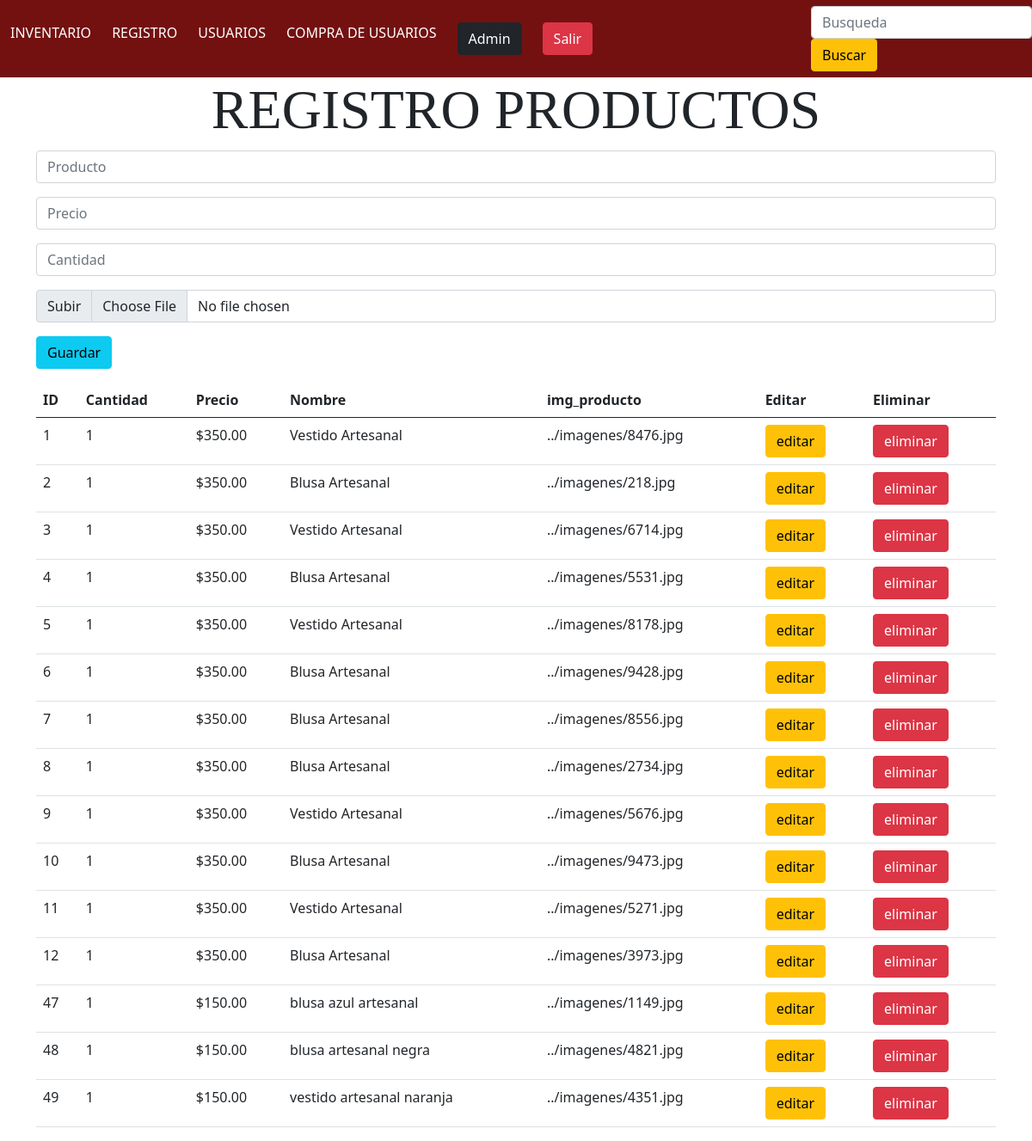
/inventario/index.php (signed in), run on the app's committed database.
### tables this page shows
CREATE TABLE `inventario` (
  `pk_inventario` int(11) NOT NULL,
  `cantidad` int(11) DEFAULT 0,
  `nombre_producto` varchar(25) DEFAULT NULL,
  `precio` decimal(6,3) DEFAULT NULL,
  `fk_usuario` int(11) DEFAULT NULL,
  `img_producto` varchar(200) DEFAULT NULL,
  `categorias_id` int(11) NOT NULL
);

### inventario/index.php (the view, shortened to what this page needs)
<?php
require ('../db/conexion.php');
$sel = $con->query("SELECT `pk_inventario`, `cantidad`, `nombre_producto`, `precio`, `img_producto`  FROM `inventario`");
?>
<!DOCTYPE html>
<html lang="en">
<head>
    <link rel="stylesheet" href="../css/main.css">
    <link href="https://cdn.jsdelivr.net/npm/bootstrap@5.0.2/dist/css/bootstrap.min.css" rel="stylesheet"
>
</head>
<body>
  <header class="header">
            <ul class="nav">
                    <li><a href="../admin/index.php">INVENTARIO</a></li>
                <li><a href="http://localhost/ProyectoPagWeb/Inventario/index.php">REGISTRO</a></li>
                <li><a href="http://localhost/ProyectoPagWeb/usuarios/index.php">USUARIOS</a></li>
                <li><a href="http://localhost/ProyectoPagWeb/comprasUsuarios/">COMPRA DE USUARIOS</a></li>
                    <li class="nav-item">
                        <a class="nav-link active"
                        aria-current="page"
                        href="../perfilUsuario?id='<?php echo trim($_SESSION['id'])?>'">
                            <span class="btn btn-dark">
                                <?php echo $_SESSION['nombre'];?>
                            </span>
                        </a>
                    </li>
                    <li class="nav-item">
                        <a class="nav-link active"
                        aria-current="page"
                        href="../includes/salir.php">
                            <span class="btn btn-danger">
                                Salir
                            </span>
                        </a>
                    </li>
            </ul>
         <br>
        <form class="form-inline my-2 my-lg-0">
          <input class="form-control" type="search" placeholder="Busqueda" aria-label="Search">
          <button class="btn btn-warning" type="submit">Buscar</button>
        </form>
        </header>
    <main class="container">
        <h1 class="display-3 text-center">REGISTRO PRODUCTOS</h1>
        <div class="row">
            <div class="col  ">
                <form action="guardar.php"  autocomplete="off"  method="POST"  enctype="multipart/form-data">
                    <div class="form-group mb-3" >
                        <input type="text" name="producto" placeholder="Producto" class="form-control" >
                    </div>
                    <div class="form-group mb-3" >
                        <input type="number" name="precio" placeholder="Precio" step="0.01" class="form-control" >
                    </div>
                    <div class="form-group mb-3" >
                        <input type="numer" name="cantidad" placeholder="Cantidad" class="form-control" >
                    </div>
                    <div class="input-group mb-3">
                        <label class="input-group-text">Subir</label>
                        <input type="file" class="form-control"  name="foto">
                    </div>
                    <div class="form-group mb-3" >
                        <input type="submit" value="Guardar"  class="btn btn-info" >
                    </div>
                </form>
            <div>
            <div class="col ">
                <div class="table-responsive">
                    <table class="table table-hover">
                        <thead>
                            <tr>
                                <th scope="col">ID</th>
                                <th scope="col">Cantidad</th>
                                <th scope="col">Precio</th>
                                <th scope="col">Nombre</th>
                                <th scope="col">img_producto </th>
                                <th scope="col">Editar</th>
                                <th scope="col">Eliminar</th>
                            </tr>
                        </thead>
                        <tbody>
                            <?php while($f = $sel->fetch_assoc()){ ?>
                                <tr>
                                    <td><?php echo $f['pk_inventario'] ?></td>
                                    <td><?php echo $f['cantidad'] ?></td>
                                    <td><?php echo "$".number_format($f['precio'],2) ?></td>
                                    <td><?php echo $f['nombre_producto'] ?></td>
                                    <td><?php echo $f['img_producto'] ?></td>
                                    <td><a href="editar.php?id=<?php echo $f['pk_inventario'] ?>" class="btn btn-warning" >editar</a></td>
                                    <td><a href="eliminar.php?id=<?php echo $f['pk_inventario'] ?>" class="btn btn-danger" >eliminar</a></td>
                                </tr>
                            <?php } ?>
                        </tbody>
                    </table>
                </div>
    </main>
</body>
</html>

### css/main.css (style rules this page uses)
* { margin: 0; padding: 0; box-sizing: border-box; }
body { background-color: white; }
.header { width: 100%; height: 90px; background-color: #731111; display: flex; justify-content: space-between; align-items: center; margin: auto; }
ul, ol { list-style:none; }
.nav > li { float:left; }
.nav li a { background-color: #731111; color:white; text-decoration:none; padding:10px 12px; display:block; }
button { background-color: #731111; }
h1 { font-family: 'Satisfy', cursive; text-align: center; }

### data on the page
inventario: pk_inventario "1", cantidad "1", precio "350.00", nombre_producto "Vestido Artesanal", img_producto "../imagenes/8476.jpg"
inventario: pk_inventario "2", cantidad "1", precio "350.00", nombre_producto "Blusa Artesanal", img_producto "../imagenes/218.jpg"
inventario: pk_inventario "3", cantidad "1", precio "350.00", nombre_producto "Vestido Artesanal", img_producto "../imagenes/6714.jpg"
inventario: pk_inventario "4", cantidad "1", precio "350.00", nombre_producto "Blusa Artesanal", img_producto "../imagenes/5531.jpg"
inventario: pk_inventario "5", cantidad "1", precio "350.00", nombre_producto "Vestido Artesanal", img_producto "../imagenes/8178.jpg"
inventario: pk_inventario "6", cantidad "1", precio "350.00", nombre_producto "Blusa Artesanal", img_producto "../imagenes/9428.jpg"
inventario: pk_inventario "7", cantidad "1", precio "350.00", nombre_producto "Blusa Artesanal", img_producto "../imagenes/8556.jpg"
inventario: pk_inventario "8", cantidad "1", precio "350.00", nombre_producto "Blusa Artesanal", img_producto "../imagenes/2734.jpg"
inventario: pk_inventario "9", cantidad "1", precio "350.00", nombre_producto "Vestido Artesanal", img_producto "../imagenes/5676.jpg"
inventario: pk_inventario "10", cantidad "1", precio "350.00", nombre_producto "Blusa Artesanal", img_producto "../imagenes/9473.jpg"
inventario: pk_inventario "11", cantidad "1", precio "350.00", nombre_producto "Vestido Artesanal", img_producto "../imagenes/5271.jpg"
inventario: pk_inventario "12", cantidad "1", precio "350.00", nombre_producto "Blusa Artesanal", img_producto "../imagenes/3973.jpg"
inventario: pk_inventario "47", cantidad "1", precio "150.00", nombre_producto "blusa azul artesanal", img_producto "../imagenes/1149.jpg"
inventario: pk_inventario "48", cantidad "1", precio "150.00", nombre_producto "blusa artesanal negra", img_producto "../imagenes/4821.jpg"
inventario: pk_inventario "49", cantidad "1", precio "150.00", nombre_producto "vestido artesanal naranja", img_producto "../imagenes/4351.jpg"

### other printed values
$_SESSION['nombre'] "Admin"
